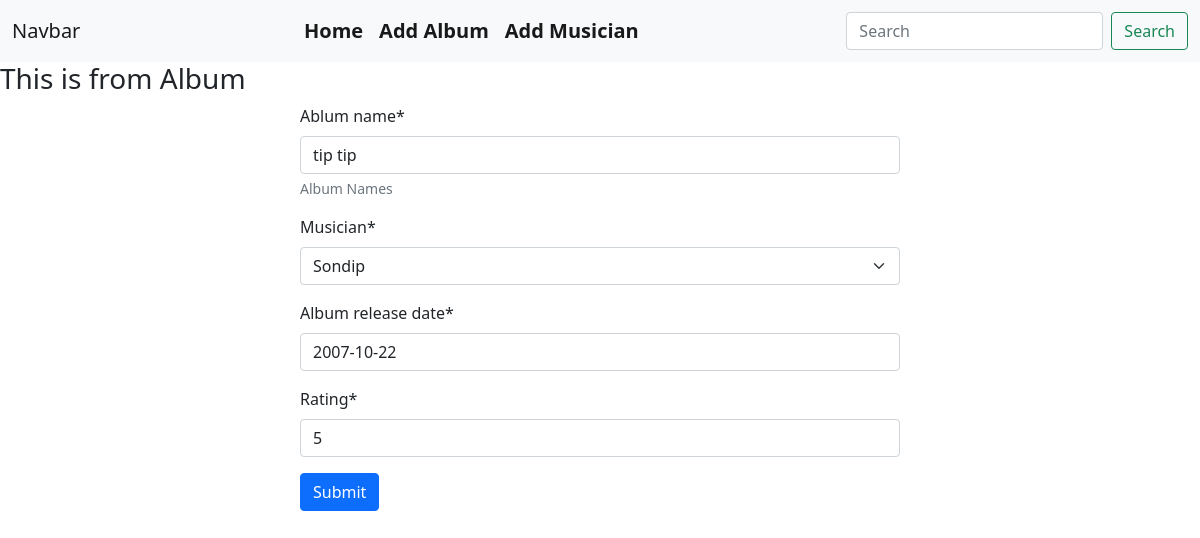
Screenshot of /album/edit/4 with the database file from the repository.
### Album/models.py (models this page shows, shortened)
class MyAlbumModel(models.Model):
    ablum_name = models.CharField(help_text='Album Names', max_length=100)
    musician = models.ForeignKey(MyMusicianModel, on_delete=models.CASCADE)
    album_release_date = models.DateField()
    rating = models.IntegerField()

### Album/views.py (the view)
# urls.py: path('edit/<int:id>',views.edit_album, name='edit_album'),
def edit_album(request, id):
    album = models.MyAlbumModel.objects.get(pk = id)
    album_form = forms.MyAlbumForm(instance=album)
    if request.method == 'POST':
        album_form = forms.MyAlbumForm(request.POST, instance=album)
        if album_form.is_valid():
            album_form.save()
            return redirect("homepage")
    return render(request,'album.html', {'album_form':album_form})

### Album/forms.py
class MyAlbumForm(forms.ModelForm):
    class Meta:
        model = MyAlbumModel
        fields = '__all__'

### musician/models.py (called while the page is built)
    def __str__(self) -> str:
        return self.first_name

### Album/templates/album.html (shortened to what this page needs)
{% extends "base.html" %}
{%load crispy_forms_tags%}
{%block content%}
    <h3>This is from Album</h3>
    <form method='post' style='width:50%;margin:auto;'>
        {{album_form | crispy}}
        <button class='btn btn-primary' type="submit">Submit</button>
    </form>
{%endblock%}

### rows the page displays
MyAlbumModel: ablum_name "tip tip", musician "Sondip", album_release_date "2007-10-22", rating "5"
